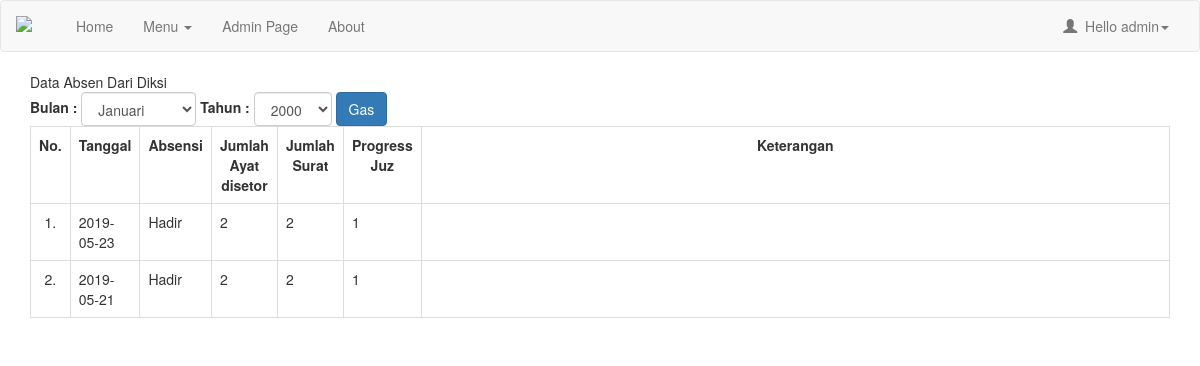
Page /admin/index.php?m=absenlengkap&ID=14 (signed in) on the committed database.
### tables this page shows
CREATE TABLE `tbsantri` (
  `IdSantri` int(11) NOT NULL,
  `NIS` varchar(20) NOT NULL,
  `TglInput` date NOT NULL,
  `Nama` varchar(50) NOT NULL,
  `NamaLengkap` varchar(100) NOT NULL,
  `JenisKelamin` int(2) NOT NULL,
  `TempatLahir` varchar(40) NOT NULL,
  `TglLahir` date NOT NULL,
  `AnakKe` int(5) NOT NULL,
  `Dari` int(11) NOT NULL,
  `Bahasa` varchar(40) NOT NULL,
  `KebutuhanKhusus` varchar(30) NOT NULL,
  `SekolahTerakhir` varchar(20) NOT NULL,
  `NamaSekolah` varchar(50) NOT NULL,
  `AlamatSekolah` text NOT NULL,
  `TinggalDengan` varchar(30) NOT NULL,
  `NomorKK` varchar(50) NOT NULL,
  `NamaJalan` text NOT NULL,
  `RT` varchar(50) NOT NULL,
  `RW` varchar(50) NOT NULL,
  `Desa` varchar(50) NOT NULL,
  `Kecamatan` varchar(100) NOT NULL,
  `Kabupaten` varchar(100) NOT NULL,
  `Provinsi` varchar(100) NOT NULL,
  `StatusSantri` varchar(30) NOT NULL,
  `IdProgram` int(11) NOT NULL,
  `IdKelas` int(11) NOT NULL
);

CREATE TABLE `tbabsen` (
  `IdAbsensi` int(11) NOT NULL,
  `IdSantri` int(11) NOT NULL,
  `IdAyah` int(11) NOT NULL,
  `IdIbu` int(11) NOT NULL,
  `IdWali` int(11) NOT NULL,
  `Absen` varchar(20) NOT NULL,
  `SetorAyat` int(11) NOT NULL,
  `Surat` int(11) NOT NULL,
  `TanggalAbsen` date NOT NULL,
  `JuzSaatIni` int(11) NOT NULL,
  `TargetJuz` int(11) NOT NULL,
  `KeteranganAbsen` text NOT NULL
);

### admin/absensi_lengkap.php (the view, shortened to what this page needs)
<?php
include 'config.php';
$ID = mysqli_real_escape_string($conn, $_GET['ID']);
$bulanabs = $_GET['bulanabs'];
$tahunabs = $_GET['tahunabs'];
$sql = "SELECT * FROM tbsantri LEFT JOIN tbabsen ON tbsantri.IdSantri = tbabsen.IdSantri LEFT JOIN tbkelas
ON tbsantri.IdKelas=tbkelas.IdKelas LEFT JOIN tbprogram ON tbsantri.IdProgram = tbprogram.IdProgram WHERE tbsantri.IdSantri='$ID'";
$query = mysqli_query($conn, $sql);
$data = mysqli_fetch_object($query);
echo "Data Absen Dari ".$data->Nama;
?>
<div class="form form-inline">
    <form>
    <label>Bulan : </label>
    <select class="form-control" name="bulanabs">
        <?php
        $namabulan = array("decoy","Januari","Februari","Maret","April","Mei","Juni","Juli","Agustus","September","Oktober","November","Desember");
        for ($index = 1; $index <= 12 ; $index++){?>
            <option value="<?php echo $index ?>"<?=$index == $bulanabs?'selected="selected"':'';?>><?php echo $namabulan[$index]?></option>
        <?php }?>
    </select>
    <label>Tahun : </label>
    <select class="form-control" name="tahunabs">
        <?php
        $tahun = 2000;
        $thsekarang = date('Y');
        while($tahun <= $thsekarang){
        ?>
        <option value="<?php echo $tahun?>"<?=$tahun == $tahunabs?'selected="selected"':'';?>><?php echo $tahun++ ?></option>
        <?php } ?>
    </select>
    <button type="submit" class="btn btn-primary">Gas</button>
    </form>
</div>
<table class="table table-bordered table-hover">
                <tr style="text-align: center">
                    <th style="text-align: center" width="2%" align="center">No. </th>
                    <th style="text-align: center" align="center">Tanggal</th>
                    <th style="text-align: center" align="center">Absensi</th>
                    <th style="text-align: center" align="center">Jumlah Ayat disetor</th>
                    <th style="text-align: center" align="center">Jumlah Surat</th>
                    <th style="text-align: center" align="center">Progress Juz</th>
                    <th style="text-align: center" width="70%" align="center">Keterangan</th>
                </tr>
                <?php
                if ($bulanabs == '' || $tahunabs == ''){
                    $sql1 = "SELECT * FROM tbabsen WHERE IdSantri = '$ID' ORDER BY TanggalAbsen DESC";
                }else{
                    $sql1 = "SELECT * FROM tbabsen WHERE IdSantri = '$ID' AND MONTH(TanggalAbsen) = '$bulanabs' AND YEAR(TanggalAbsen) = '$tahunabs' ORDER BY TanggalAbsen DESC";
                }
                $query1 = mysqli_query($conn, $sql1);
                $no = 1;
                while ($data1 = mysqli_fetch_object($query1)) {
                    if ($data1->Absen == '1'){
                        $absen = 'Hadir';
                    }elseif($data1->Absen == '2'){
                        $absen = 'Sakit';
                    }elseif($data1->Absen == '3'){
                        $absen = 'Izin';
                    }else{
                        $absen = 'Mbolos';
                    }
                    ?>
                <tr class="rowHref" data-href="index.php?m=absen_detail&ID=<?php echo $data1->IdSantri?>">
                    <td align="center" width="2%"><?php echo $no++."."?></td>
                    <td><?php echo $data1->TanggalAbsen?></td>
                    <td><?php echo $absen?></td>
                    <td><?php echo $data1->SetorAyat?></td>
                    <td><?php echo $data1->Surat?></td>
                    <td><?php echo $data1->JuzSaatIni?></td>
                    <td width="70%"><?php echo $data1->KeteranganAbsen?></td>
                </tr>
                <?php } ?>
            </table>

### assets/css/startmin.css (style rules this page uses)
body { background-color: #f8f8f8; }

### rows in the picture
tbsantri: Nama "Diksi"
tbabsen: TanggalAbsen "2019-05-23", Absen "Hadir", SetorAyat "2", Surat "2", JuzSaatIni "1"
tbabsen: TanggalAbsen "2019-05-21", Absen "Hadir", SetorAyat "2", Surat "2", JuzSaatIni "1"

### other values in the picture
$_SESSION['username'] "admin"
form field bulanabs "Januari"
form field tahunabs "2000"
